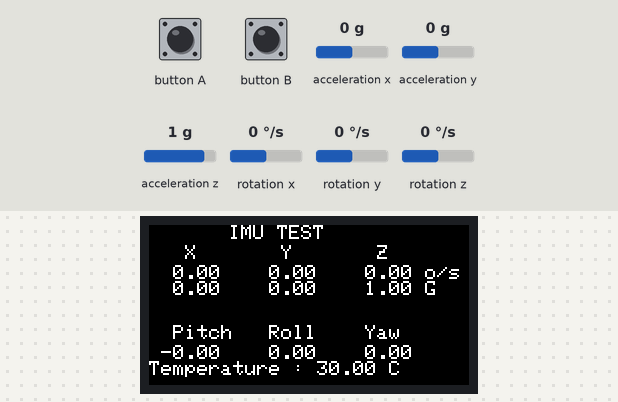
The sketch below on a simulated ESP32. On the bench: 160×80 colour display. The test bench sets the inputs (shaded band); at power-on: acceleration x 0 g, acceleration y 0 g, acceleration z 1 g, rotation x 0 °/s, rotation y 0 °/s, rotation z 0 °/s. What the sketch prints to the serial monitor is not drawn.

Above: at 1.3 s.
1.4 s: acceleration x set to -1.4 g
At 1.9 s:
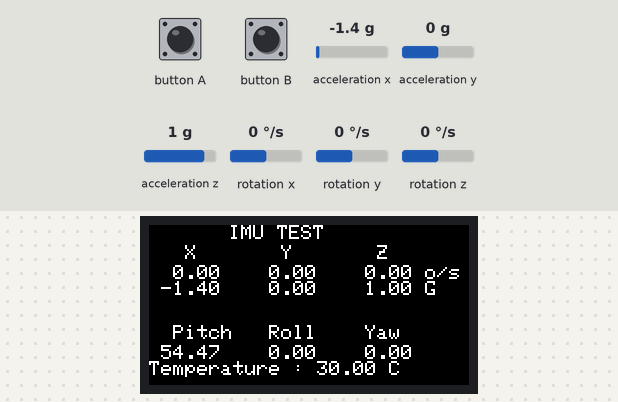
2.9 s: acceleration y set to -1.4 g
At 3.8 s:
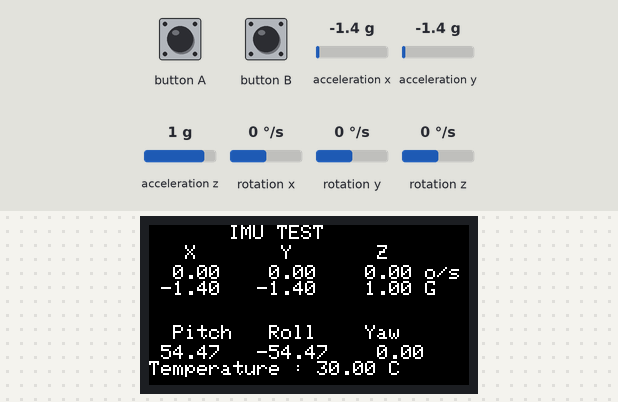
4.4 s: acceleration z set to -1.4 g
At 5.5 s:
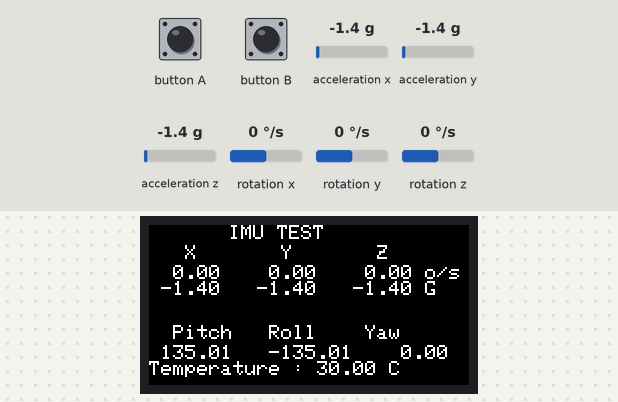
5.9 s: rotation x set to -192 °/s
At 6.7 s:
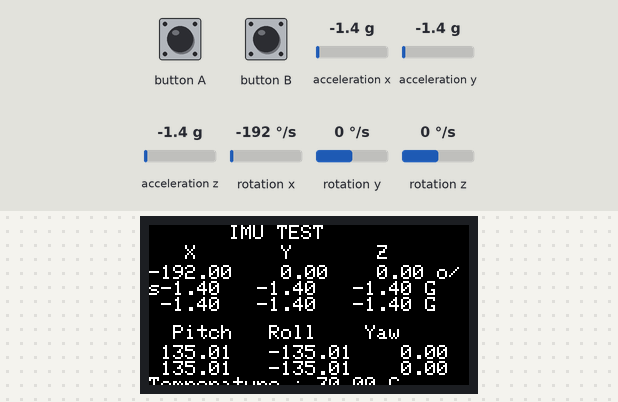
7.4 s: rotation y set to -192 °/s
At 7.7 s:
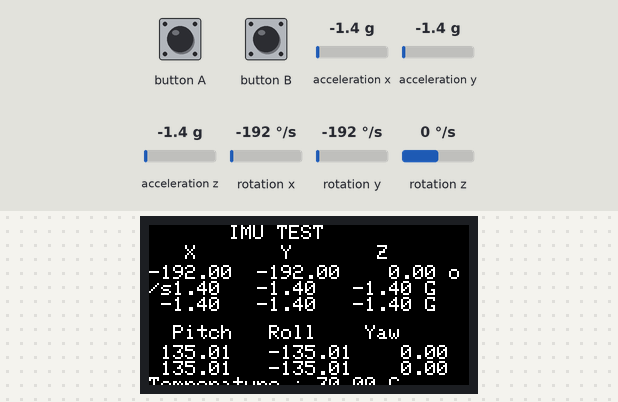
8.9 s: rotation z set to -192 °/s
At 10.3 s:
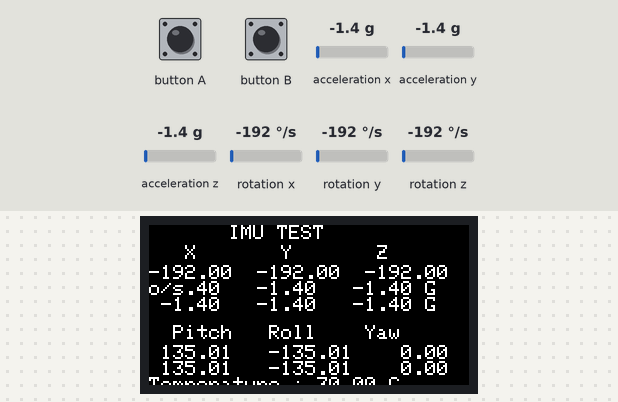
Timing chart, 0 to 11.4 s (numbered marks = the images above; inputs shaded):
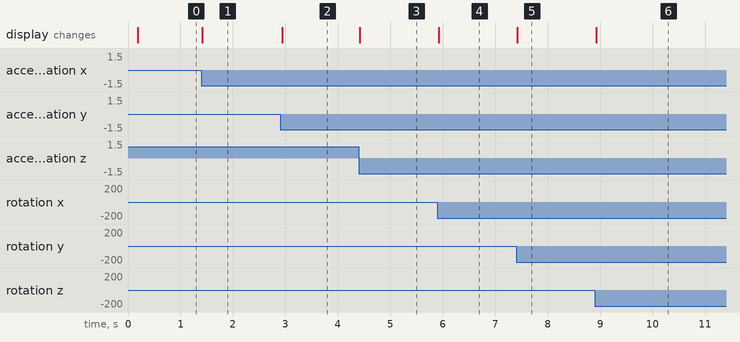

Measured:
- after the input at 1.4 s, the display: changes at once (image 1)
- after the input at 2.9 s, the display: changes at once (image 2)
- after the input at 4.4 s, the display: changes at once (image 3)
- after the input at 5.9 s, the display: changes at once (image 4)
- after the input at 7.4 s, the display: changes at once (image 5)
- after the input at 8.9 s, the display: changes at once (image 6)

The sketch:

imu_arduino.ino
```cpp
#include <M5StickC.h>
// #include <M5Stack.h>
float accX = 0.0F;
float accY = 0.0F;
float accZ = 0.0F;

float gyroX = 0.0F;
float gyroY = 0.0F;
float gyroZ = 0.0F;

float pitch = 0.0F;
float roll = 0.0F;
float yaw = 0.0F;

void setup() {
  M5.begin();
  // M5.setTextColor(RED);
  // M5.Lcd.print("Program init...");
  M5.Lcd.fillScreen(BLACK);
  M5.Axp.ScreenBreath(15);
  // M5.Lcd.setBrightness(10);
  // M5.Lcd.print("Press btn...");
  M5.update();
  // while (!M5.BtnA.wasReleased())
  //   ;

  M5.IMU.Init();
  M5.Lcd.setRotation(3);
  M5.Lcd.setCursor(40, 0);
  M5.Lcd.println("IMU TEST");
  M5.Lcd.setCursor(0, 10);
  M5.Lcd.println("   X       Y       Z");
  M5.Lcd.setCursor(0, 50);
  M5.Lcd.println("  Pitch   Roll    Yaw");

  Serial.begin(115200);
}

void loop() {
  float temp = 0;
  M5.IMU.getGyroData(&gyroX, &gyroY, &gyroZ);
  M5.IMU.getAccelData(&accX, &accY, &accZ);
  M5.IMU.getAhrsData(&pitch, &roll, &yaw);
  M5.IMU.getTempData(&temp);

  M5.Lcd.setCursor(0, 20);
  M5.Lcd.printf("%6.2f  %6.2f  %6.2f o/s\n", gyroX, gyroY, gyroZ);
  M5.Lcd.printf(" %5.2f   %5.2f   %5.2f G\n\n\n\n", accX, accY, accZ);
  M5.Lcd.printf(" %5.2f   %5.2f   %5.2f\n", pitch, roll, yaw);
  M5.Lcd.printf("Temperature : %.2f C", temp);

  Serial.printf("%6.2f  %6.2f  %6.2f o/s\n", gyroX, gyroY, gyroZ);
  Serial.printf(" %5.2f   %5.2f   %5.2f G\n\n\n\n", accX, accY, accZ);
  Serial.printf(" %5.2f   %5.2f   %5.2f\n", pitch, roll, yaw);
  Serial.printf("Temperature : %.2f C", temp);

  delay(10);
}
```
